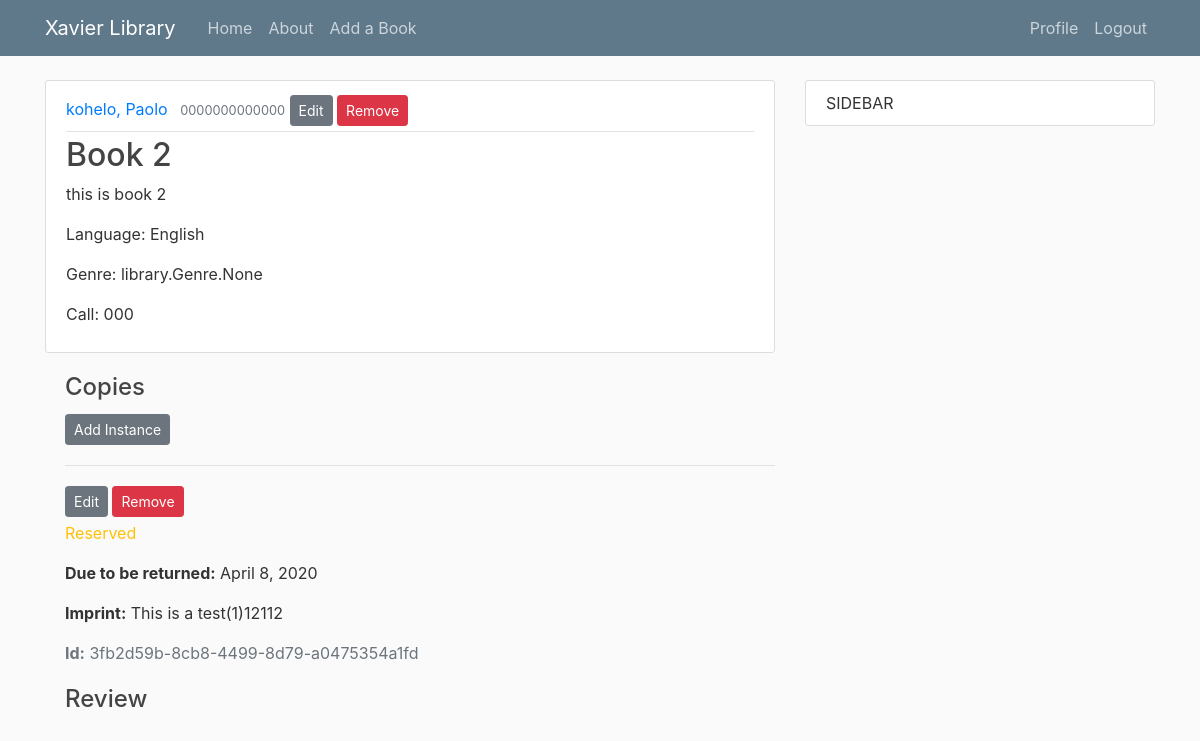
Page /book/2/ (signed in) on the committed database.
### library/models.py (models this page shows, shortened)
class Book(models.Model):
    title = models.CharField(max_length=200)
    author = models.ForeignKey('Author', on_delete=models.SET_NULL, null=True)
    summary = models.TextField(max_length=1000, help_text="Enter a brief description of the book")
    isbn = models.CharField('ISBN', max_length=13,
                            help_text='13 Character <a href="https://www.isbn-international.org/content/what-isbn'
                                      '">ISBN number</a>')
    genre = models.ManyToManyField(Genre, help_text="Select a genre for this book")
    language = models.ForeignKey('Language', on_delete=models.SET_NULL, null=True)
    call = models.CharField('Call Number', max_length=3, help_text="Enter a 3 digit call number", null=True)
    def display_genre(self):
        """Creates a string for the Genre. This is required to display genre in Admin."""
        return ', '.join([genre.name for genre in self.genre.all()[:3]])
    display_genre.short_description = 'Genre'

class Author(models.Model):
    first_name = models.CharField(max_length=100)
    last_name = models.CharField(max_length=100)
    date_of_birth = models.DateField(null=True, blank=True)
    date_of_death = models.DateField('died', null=True, blank=True)
    class Meta:
        ordering = ['last_name', 'first_name']
    def __str__(self):
        return '{0}, {1}'.format(self.last_name, self.first_name)

class Language(models.Model):
    name = models.CharField(max_length=200,
                            help_text="Enter the book's natural language (e.g. English, French, Japanese etc.)")
    def __str__(self):
        return self.name

class BookInstance(models.Model):
    id = models.UUIDField(primary_key=True, default=uuid.uuid4,
                          help_text="Unique ID for this particular book across whole library")
    book = models.ForeignKey('Book', on_delete=models.SET_NULL, null=True)
    imprint = models.CharField(max_length=200)
    due_back = models.DateField(null=True, blank=True, help_text="YYYY-MM-DD")
    borrower = models.ForeignKey(User, on_delete=models.SET_NULL, null=True, blank=True)
    LOAN_STATUS = (
        ('a', 'Available'),
        ('r', 'Reserved'),
    )
    """('d', 'Maintenance'),"""
    """('o', 'On loan'),"""
    status = models.CharField(
        max_length=1,
        choices=LOAN_STATUS,
        blank=True,
        default='a',
        help_text='Book availability')
    class Meta:
        ordering = ['due_back']
        permissions = (("can_mark_returned", "Set book as returned"),)

### library/views.py (the view)
# urls.py: path('book/<int:pk>/',BookDetailView.as_view(), name='book-detail'),#path('book/<book>',views.book, name='library-book'),
class BookDetailView(DetailView):
	model = Book

### library/templates/library/book_detail.html (shortened to what this page needs)
{% extends "library/base.html" %}
{% block content%}
			<article class="media content-section">
			  <div class="media-body">
			    <div class="article-metadata">
			      <a class="mr-2" href="#">{{ object.author }}</a>
			      <small class="text-muted">{{ object.isbn }}</small>
			      {% if user.profile.Role.edit %}
			      <a class="btn btn-secondary btn-sm mt-1 mb-1" href="{% url 'book-edit' object.id%}">Edit</a>
			      {% endif %}
			      {% if user.profile.Role.delete %}
			      <a class="btn btn-danger btn-sm mt-1 mb-1" href="{% url 'book-delete' object.id%}">Remove</a>
			      {% endif %}
			    </div>
			    <h2 class="article-title">{{ object.title }}</h2>
			    <p class="article-content">{{ object.summary }}</p>
			    <p class="article-content">Language: {{ object.language }}</p>
			    <p class="article-content">Genre: {{ object.genre }}</p>
			    <p class="article-content">Call: {{ object.call }}</p>
			  </div>
			 </article>
			  <div style="margin-left:20px;margin-top:20px">
			    <h4>Copies</h4>
			    {% if user.profile.Role.add_instance %}
			    <a class="btn btn-secondary btn-sm mt-1 mb-1" href="{% url 'bookinstance-add' object.id%}">Add Instance</a>
			    {% endif %}
			    {% for copy in object.bookinstance_set.all %}
			      <hr>
			      {% if user.profile.Role.edit_instance %}
			      <a class="btn btn-secondary btn-sm mt-1 mb-1" href="{% url 'bookinstance-edit' object.id copy.pk%}">Edit</a>
			      {% endif %}
			      {% if user.profile.Role.delete %}
			      <a class="btn btn-danger btn-sm mt-1 mb-1" href="{% url 'bookinstance-delete' object.id copy.pk%}">Remove</a>
			      {% endif %}
			      <p class="{% if copy.status == 'a' %}text-success{% elif copy.status == 'm' %}text-danger{% else %}text-warning{% endif %}">
			        {{ copy.get_status_display }}
			      </p>
			      {% if copy.status != 'a' %}
			        <p><strong>Due to be returned:</strong> {{ copy.due_back }}</p>
			      {% endif %}
			      <p><strong>Imprint:</strong> {{ copy.imprint }}</p>
			      <p class="text-muted"><strong>Id:</strong> {{ copy.id }}</p>
			    {% endfor %}
			  </div>
			<div style="margin-left:20px;margin-top:20px">
			    <h4>Review</h4>
			  </div>
{% endblock content %}

### library/static/library/main.css (style rules this page uses)
body { background: #fafafa; color: #333333; margin-top: 5rem; }
h1, h2, h3, h4, h5, h6 { color: #444444; }
.content-section { background: #ffffff; padding: 10px 20px; border: 1px solid #dddddd; border-radius: 3px; margin-bottom: 20px; }
.article-title { color: #444444; }
.article-content { white-space: pre-line; }
.article-metadata { padding-bottom: 1px; margin-bottom: 4px; border-bottom: 1px solid #e3e3e3 }

### rows in the picture
Book: author "kohelo, Paolo", isbn "0000000000000", title "Book 2", summary "this is book 2", language "English", genre "library.Genre.None", call "000"
BookInstance: status "Reserved", due_back "April 8, 2020", imprint "This is a test(1)12112", id "3fb2d59b-8cb8-4499-8d79-a0475354a1fd"
